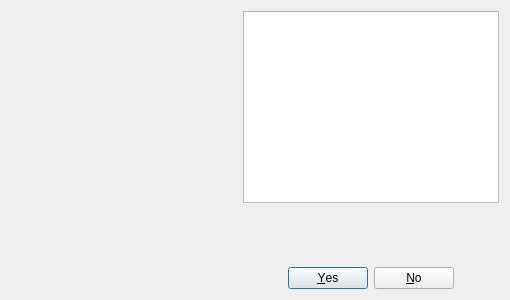
<?xml version="1.0" encoding="UTF-8"?>
<ui version="4.0">
 <class>NpcDialogUI</class>
 <widget class="QDialog" name="NpcDialogUI">
  <property name="geometry">
   <rect>
    <x>0</x>
    <y>0</y>
    <width>510</width>
    <height>300</height>
   </rect>
  </property>
  <property name="sizePolicy">
   <sizepolicy hsizetype="Fixed" vsizetype="Fixed">
    <horstretch>0</horstretch>
    <verstretch>0</verstretch>
   </sizepolicy>
  </property>
  <property name="minimumSize">
   <size>
    <width>510</width>
    <height>300</height>
   </size>
  </property>
  <property name="maximumSize">
   <size>
    <width>510</width>
    <height>300</height>
   </size>
  </property>
  <property name="focusPolicy">
   <enum>Qt::StrongFocus</enum>
  </property>
  <property name="windowTitle">
   <string>Dialog</string>
  </property>
  <layout class="QGridLayout" name="gridLayout">
   <item row="2" column="1">
    <spacer name="verticalSpacer">
     <property name="orientation">
      <enum>Qt::Vertical</enum>
     </property>
     <property name="sizeHint" stdset="0">
      <size>
       <width>20</width>
       <height>40</height>
      </size>
     </property>
    </spacer>
   </item>
   <item row="3" column="1">
    <widget class="QDialogButtonBox" name="buttonBox">
     <property name="orientation">
      <enum>Qt::Horizontal</enum>
     </property>
     <property name="standardButtons">
      <set>QDialogButtonBox::No|QDialogButtonBox::Yes</set>
     </property>
     <property name="centerButtons">
      <bool>true</bool>
     </property>
    </widget>
   </item>
   <item row="0" column="1">
    <widget class="QTextEdit" name="dialogueBox">
     <property name="font">
      <font>
       <pointsize>15</pointsize>
      </font>
     </property>
     <property name="acceptDrops">
      <bool>false</bool>
     </property>
     <property name="undoRedoEnabled">
      <bool>false</bool>
     </property>
     <property name="readOnly">
      <bool>true</bool>
     </property>
    </widget>
   </item>
   <item row="2" column="0">
    <spacer name="horizontalSpacer">
     <property name="orientation">
      <enum>Qt::Horizontal</enum>
     </property>
     <property name="sizeHint" stdset="0">
      <size>
       <width>40</width>
       <height>20</height>
      </size>
     </property>
    </spacer>
   </item>
   <item row="0" column="0">
    <widget class="QLabel" name="imageLabel">
     <property name="minimumSize">
      <size>
       <width>225</width>
       <height>192</height>
      </size>
     </property>
    </widget>
   </item>
  </layout>
 </widget>
 <resources/>
 <connections/>
</ui>
